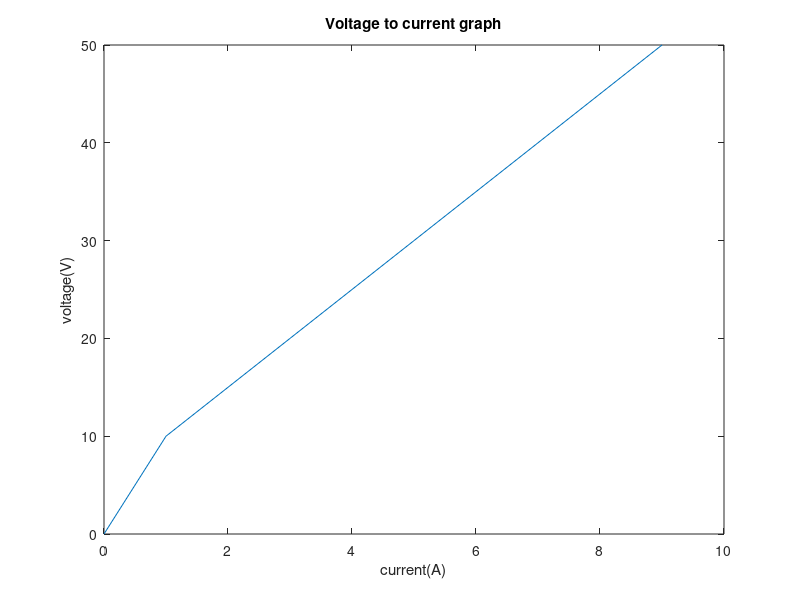

This figure's MATLAB source:
v = [0 10 20 30 40 50];
c = [0 1 3 5 7 9];

plot(c, v);
ylabel("voltage(V)");
xlabel("current(A)");
title("Voltage to current graph");
